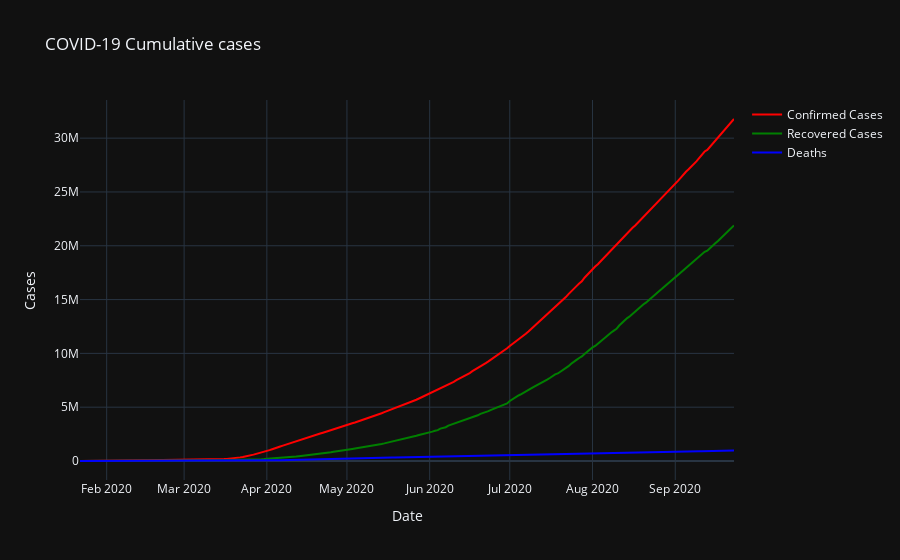

The cell this chart's notebook holds for it:
### Code cell
trace_Confirmed = go.Scatter(x=cumulative_final.Date,
                  y=cumulative_final.Confirmed,
                  name='Confirmed Cases',
                  marker=dict(color='red'))

trace_Recovered = go.Scatter(x=cumulative_final.Date,
                y=cumulative_final.Recovered,
                name='Recovered Cases',
                marker=dict(color='green'))

trace_Deaths = go.Scatter(x=cumulative_final.Date,
                y=cumulative_final.Deaths,
                name='Deaths',
                marker=dict(color='blue'))

data = [trace_Confirmed, trace_Recovered, trace_Deaths]

layout = go.Layout(title="COVID-19 Cumulative cases",
                xaxis=dict(title='Date'),
                yaxis=dict(title='Cases'))

fig = go.Figure(data=data, layout=layout)
fig.update_layout(template='plotly_dark')
py.iplot(fig)

### Figure 1 — Plotly figure (JSON) as saved in the notebook; plotly's stock layout.template omitted (floating-point values rounded to 4 significant figures; data arrays with more than 128 entries replaced by an {"elided": "..."} marker saying what was removed)
{"data": [{"marker": {"color": "red"}, "name": "Confirmed Cases", "type": "scatter", "x": {"elided": "246 str values"}, "y": {"elided": "246 int values"}}, {"marker": {"color": "green"}, "name": "Recovered Cases", "type": "scatter", "x": {"elided": "246 str values"}, "y": {"elided": "246 int values"}}, {"marker": {"color": "blue"}, "name": "Deaths", "type": "scatter", "x": {"elided": "246 str values"}, "y": {"elided": "246 int values"}}], "layout": {"title": {"text": "COVID-19 Cumulative cases"}, "xaxis": {"title": {"text": "Date"}}, "yaxis": {"title": {"text": "Cases"}}}}
